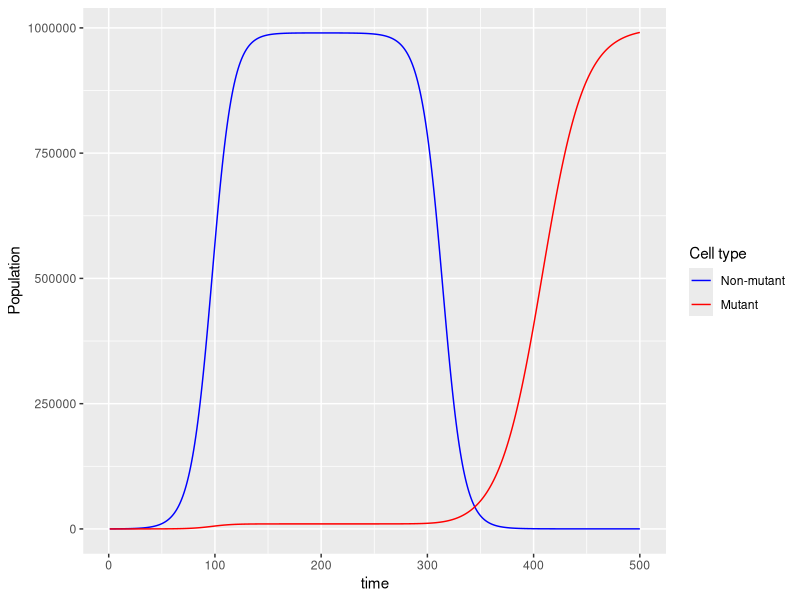

R code for this plot:
#clear environment, load library
rm(list = ls())
library(ggplot2)

# set initial values and parameters
K=1000000
N0=99
M0=1
timesteps=500

#create vectors to store populations (N and M)
# where N is the non-mutant sub-population of the tumor and M is the mutant population
Ns <- numeric(length = timesteps)
Ns[1] <- N0
Ms <- numeric(length = timesteps)
Ms[1] <- M0

#simulate
for (t in 1:(timesteps-1)){
  if(t<200){
    r=.1
  Ns[t+1] = Ns[t] + r*Ns[t]*(1-(Ns[t]+Ms[t])/K)
  Ms[t+1] = Ms[t] + r*Ms[t]*(1-(Ns[t]+Ms[t])/K)
  }else{
  Rm=.05
  Rn=-0.1
  Ns[t+1] = Ns[t] + Rn*Ns[t]*(1-(Ns[t]+Ms[t])/K)
  Ms[t+1] = Ms[t] + Rm*Ms[t]*(1-(Ns[t]+Ms[t])/K)
}}

#plot
tumorpop <- data.frame(time=1:length(Ns), N=Ns, M=Ms)
ggplot(data = tumorpop, aes(x=time)) +
  geom_line(aes(y=N, col="blue")) +
  geom_line(aes(y=M, col="red")) +
  ylab("Population") +
  labs(col = "Cell type")  +
  scale_color_manual(labels = c("Non-mutant", "Mutant"), values = c("blue", "red"))


                                                